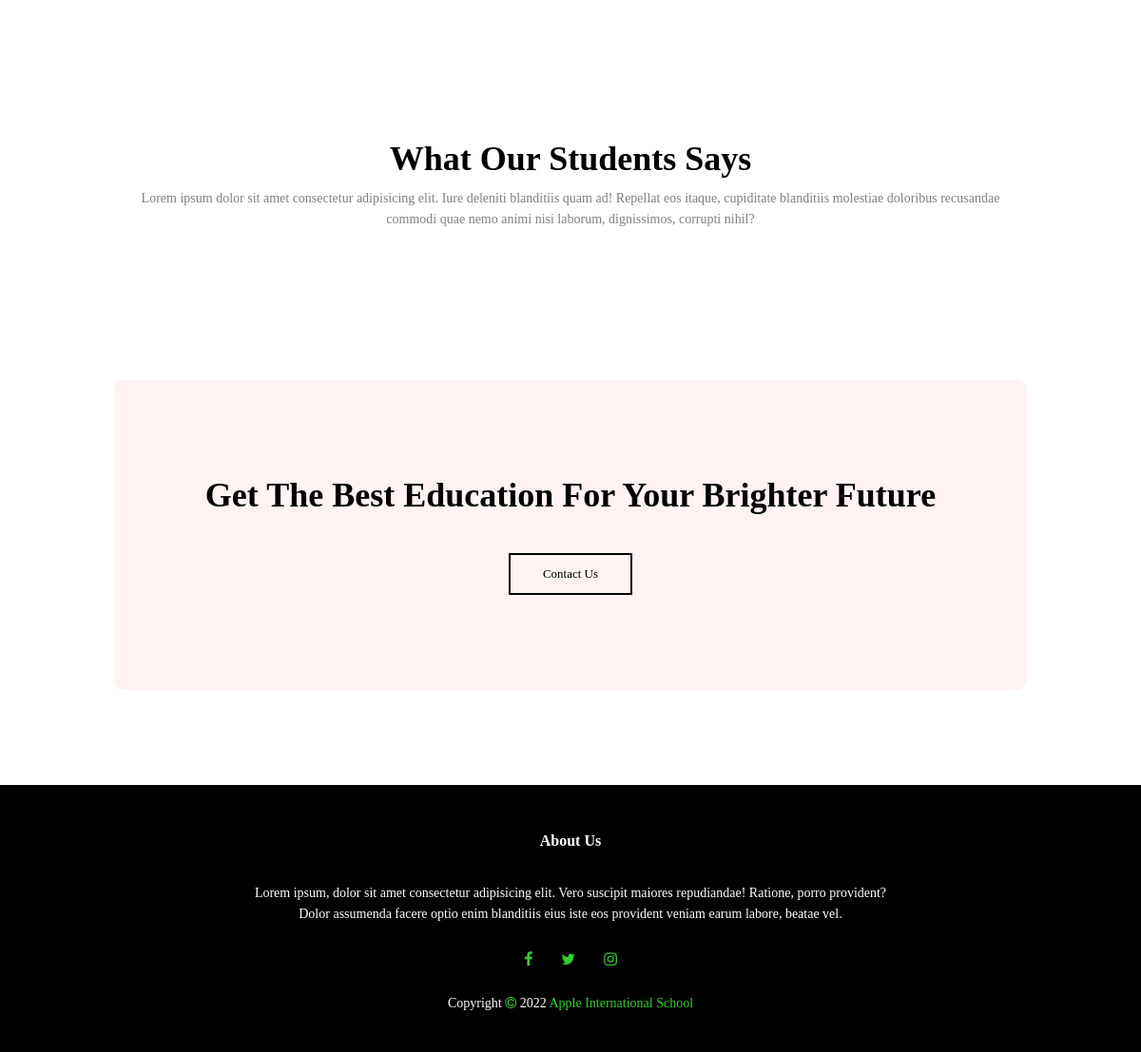
The app's page / (lower part), older data.
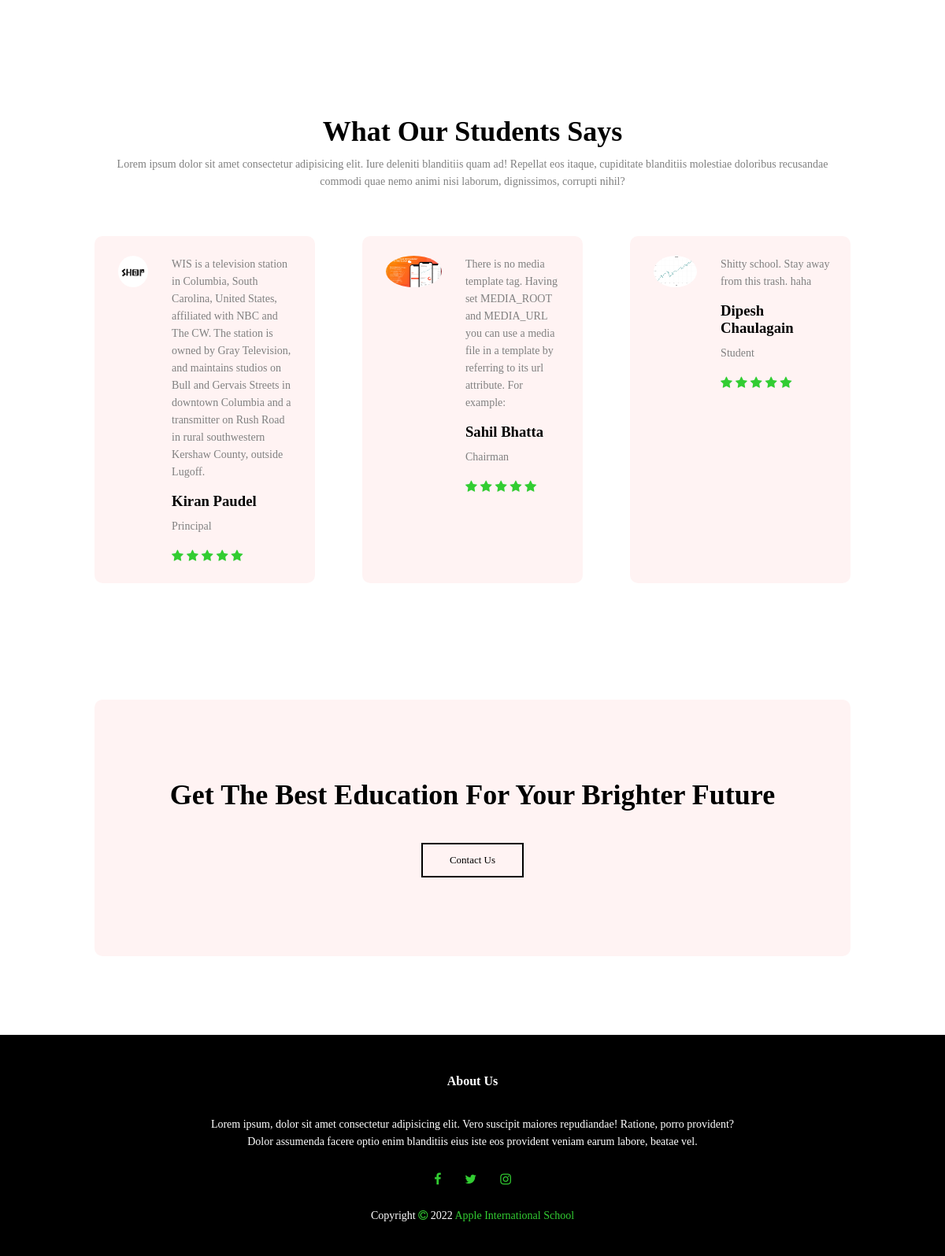
The same page, newer data.
### apps/apple_school_website/models.py (models this page shows, shortened)
class TestimonialModel(models.Model):
    name = models.CharField(max_length=100)
    relationToSchool = models.CharField(max_length=100)
    description = models.TextField()
    image = models.ImageField(upload_to='testimonials/')
    class Meta:
        verbose_name = 'Testimonial'
        verbose_name_plural = 'Testimonials'

### apps/apple_school_website/views.py (the view)
# urls.py: path('', index, name='index'),
def index(request):
    testimonials = TestimonialModel.objects.all()
    return TemplateResponse(request, 'apple/index.html', context={
        "testimonials": testimonials,
    })

### templates/apple/index.html (shortened to what this page needs)
{% extends 'apple/base.html' %} {% load static %}
 {% block body %}
<body>
    <section class="message">
        <div class="row">
        </div>
    </section>
    <section class="testimonial">
        <h1>What Our Students Says</h1>
        <p>Lorem ipsum dolor sit amet consectetur adipisicing elit. Iure deleniti blanditiis quam ad! Repellat eos itaque, cupiditate blanditiis molestiae doloribus recusandae commodi quae nemo animi nisi laborum, dignissimos, corrupti nihil?
        </p>
        <div class="row">
            {% for testimonial in testimonials %}
            <div class="testimonial-col">
                <img src="media/{{testimonial.image}}">
                <div>
                    <p>{{ testimonial.description }}</p>
                    <h3>{{ testimonial.name }}</h3>
                    <p>{{ testimonial.relationToSchool }}</p>
                    <br>
                    <i class="fa fa-star"></i>
                    <i class="fa fa-star"></i>
                    <i class="fa fa-star"></i>
                    <i class="fa fa-star"></i>
                    <i class="fa fa-star"></i>
                </div>
            </div>
            {% endfor testimonials %}
        </div>
    </section>
    <section class="contactpart">
        <h1>Get The Best Education For Your Brighter Future</h1>
        <a href="{% url 'contact' %}" class="contactpart-btn">Contact Us</a>
    </section>
</body>
</html>
{% endblock body %}

Row changes from the older to the newer data that the page shows:
added TestimonialModel: image (picture), description "WIS is a television station in Columbia, South Carolina, United States, affiliated with NBC and The CW. The station is owned by Gray Television, and maintains studios on Bull and Gervais Streets in downtown Columbia and a transmitter on Rush Road in rural southwestern Kershaw County, outside Lugoff.", name "Kiran Paudel", relationToSchool "Principal"
added TestimonialModel: image (picture), description "There is no media template tag. Having set MEDIA_ROOT and MEDIA_URL you can use a media file in a template by referring to its url attribute. For example:", name "Sahil Bhatta", relationToSchool "Chairman"
added TestimonialModel: image (picture), description "Shitty school. Stay away from this trash. haha", name "Dipesh Chaulagain", relationToSchool "Student"
